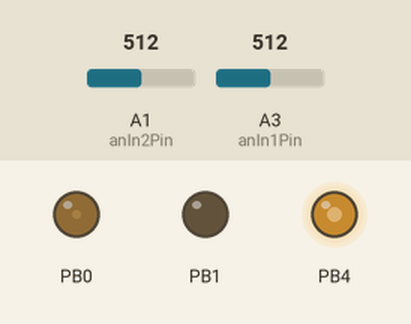
Simulated run of this sketch. Board: ATtiny85, built with avr-gcc and run on an emulated ATtiny85. Parts: output pins drawn as LEDs (lit = HIGH). Inputs (shaded band) come from the test bench; at power-on: A3 (anIn1Pin) = 512, A1 (anIn2Pin) = 512. Random numbers use the default seed unless the sketch sets one.

Above: at 1.2 s.
1.3 s: A3 (anIn1Pin) set to 190
At 2.86 s:
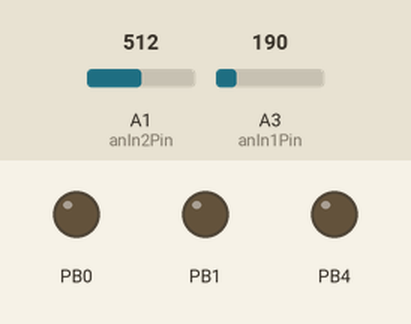
4.3 s: A1 (anIn2Pin) set to 716
At 4.52 s:
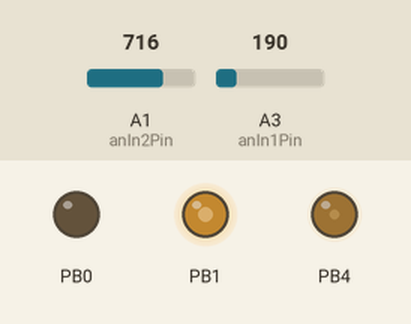
7.3 s: A3 (anIn1Pin) set to 210
10.3 s: A3 (anIn1Pin) set to 511
At 10.45 s:
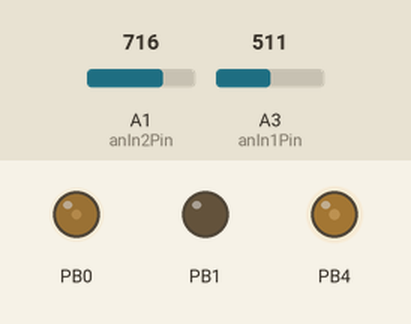
13.3 s: A1 (anIn2Pin) set to 511
At 13.5 s:
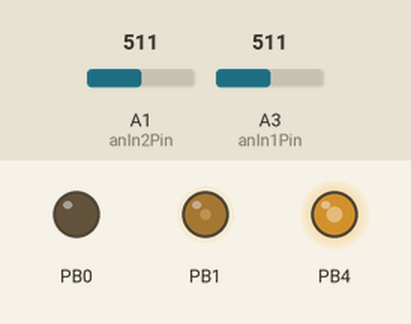
16.3 s: A3 (anIn1Pin) set to 900
Timing chart, 0 to 22.4 s (numbered marks = the images above; inputs shaded):
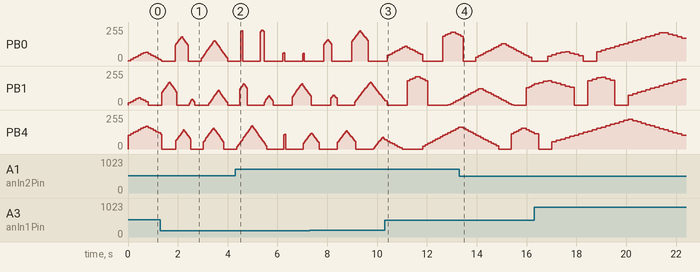

The sketch:

PWMTwinkle_ATTiny85.ino
```cpp
//This code is used to test creating the star twinkle effect
//by varying the LED intensity.
//It is intended to run on an ATTiny85
//It will create a twinkling effect for 3 LEDs.
//PWM outputs are on physical pin 3,2, and 7
//The twinkling effect can be modified by two analog inputs connected to potentiometers.

//Circuit:
//PWM pin -> 270 Ohm resistor -> LED -> Ground
//Potentiometer
//5V->potentiometer
//Wipter->Analog 0
//Gnd->potentiometer

#define NUM_LED 3 //Set the total number of LEDs

byte pwmPinArray[NUM_LED];
byte maxIntenArray[NUM_LED];
byte minIntenArray[NUM_LED];
int fadeStepArray[NUM_LED];
int currIntenArray[NUM_LED];
int currDelayValArray[NUM_LED];
int delayValArray[NUM_LED];
byte minIntenThresh = 40;   //Never let the random value for maxInten be below this value.
//Input 1: controls the speed of the fade in/out
//A lower value will be more blinky, a higher value will be more of a fading flame
//Note: A2 = physical pin 3, A3 = physical pin 2, A1 = phsical pin 7
byte anIn1Pin = A3; //analog input pin used to read value of potentiometer
int minScaleVal = 10;
int maxScaleVal = 1000;
int delayValMin = 1;
int delayValMax = 200;
int delayValScaled;
long delayValIn;
//Input 2: controls the delay between each fade in/out
//A higher value will be used for something like fireflies effect. Since
//they will not always be lit up.
//The sequence is: fade in->fade out->wait x milliseconds->fade in->fade out->wait x milliseconds->repeat
//the value of x is set by this input.
//Note: A2 = physical pin 3, A3 = physical pin 2, A1 = phsical pin 7
byte anIn2Pin = A1; //analog input pin used to read value of potentiometer
int minScaleVal2 = 10;
int maxScaleVal2 = 1000;
int delayValMin2 = 0;
int delayValMax2 = 1000;
int delayValScaled2;
long delayValIn2;


void setup()
{
  //Initialize the random sequence. This is using the Reset pin, which is unconnected
  randomSeed(analogRead(A0));

  pinMode(anIn1Pin, INPUT);
  pinMode(anIn2Pin, INPUT);
  //LED pins. NOTE: These are specified by the IO pin numbers.
  //IO Number    ->   Physical pin number
  //    0        ->      5
  //    1        ->      6
  //    4        ->      3
  pwmPinArray[0]=0;
  pwmPinArray[1]=1;
  pwmPinArray[2]=4;
  //Initializations that can be repeated for each LED
  for(int i=0;i<NUM_LED;i++)
  {
    pinMode(pwmPinArray[i], OUTPUT);
    //Initialize intensity
    maxIntenArray[i] = random(minIntenThresh,255);
    minIntenArray[i] = random(0,maxIntenArray[i]);
    currIntenArray[i]=minIntenArray[i];
    currDelayValArray[i]=0;
    delayValArray[i]=0;
  }
  //Fade step, this might be the same value for all LEDs
  fadeStepArray[0] = 10;
  fadeStepArray[1] = 10;
  fadeStepArray[2] = 10;
}

void loop()
{
  //Get the value used to set the delay between intensity updates.
  delayValIn = analogRead(anIn1Pin);  //Note: I am using long type to force the scaling calculation to use long.
  if(delayValIn<minScaleVal)
    delayValIn=minScaleVal;
  if(delayValIn>maxScaleVal)
    delayValIn = maxScaleVal;
  //Scale the value
  delayValScaled = delayValMin + ((delayValIn-minScaleVal)*(delayValMax-delayValMin))/(float)(maxScaleVal-minScaleVal);

  //Get the value used to set the delay between fades.
  delayValIn2 = analogRead(anIn2Pin);  //Note: I am using long type to force the scaling calculation to use long.
  if(delayValIn2<minScaleVal2)
    delayValIn2=minScaleVal2;
  if(delayValIn2>maxScaleVal2)
    delayValIn2 = maxScaleVal2;
  //Scale the value
  delayValScaled2 = delayValMin2 + ((delayValIn2-minScaleVal2)*(delayValMax2-delayValMin2))/(float)(maxScaleVal2-minScaleVal2);
  //Serial.print("delayValScaled2 = ");
  //Serial.println(delayValScaled2);

  for(int i=0;i<NUM_LED;i++)
  {
    //This is the gap between fade in/outs.
    //During this time the LED will be off.
    if(currDelayValArray[i]<delayValArray[i])
    {
      currDelayValArray[i]=currDelayValArray[i]+delayValScaled;
      analogWrite(pwmPinArray[i], 0);  //Set to 0
      continue;
    }
    //Begin the fade in/out
    //Set value
    analogWrite(pwmPinArray[i], currIntenArray[i]);
    //Fade (in or out depending on the value of fadeStep
    currIntenArray[i] = currIntenArray[i] + fadeStepArray[i];
    //Check if we reached the max or min intensity value
    if(currIntenArray[i]<minIntenArray[i])
    {
      //We have reached the end of a fade in/out.
      fadeStepArray[i] = fadeStepArray[i]*-1;  //reverse the fade
      //Change the intensity range
      maxIntenArray[i] =random(minIntenThresh,255);
      minIntenArray[i] = random(0,maxIntenArray[i]);
      currIntenArray[i]=minIntenArray[i];
      //Reset the delay value used between fade in/outs
      //Allow the delay time to vary by +-10%
      //This should add some more variance into the pattern.
      int varAmt = (int)(delayValScaled2*0.1);
      delayValArray[i] = random(delayValScaled2-varAmt,delayValScaled2+varAmt);
      currDelayValArray[i] = 0;
    }
    else if(currIntenArray[i]>maxIntenArray[i])
    {
      //We have reached the end of a fade in. Now begin the fade out.
      //Serial.println("max reached");
      fadeStepArray[i] = fadeStepArray[i]*-1;  //reverse the fade
      currIntenArray[i]=maxIntenArray[i];
    }
  }

  delay(delayValScaled);

  /*
  delayValIn = analogRead(anIn1Pin);  //Note: I am using long type to force the scaling calculation to use long.
  if(delayValIn<minScaleVal)
    delayValIn=minScaleVal;
  if(delayValIn>maxScaleVal)
    delayValIn = maxScaleVal;

  //Scale the value
  int delayValScaled = delayValMin + ((delayValIn-minScaleVal)*(delayValMax-delayValMin))/(float)(maxScaleVal-minScaleVal);

  //fade in
  for(int i=minInten1;i<maxInten1;i+=fadeStep1)
  {
    analogWrite(pwm1Pin, i);
    delay(delayValScaled);
  }

  //fade out
  for(int i=maxInten1;i<minInten1;i-=fadeStep1)
  {
    analogWrite(pwm1Pin, i);
    delay(delayValScaled);
  }

  maxInten1 =random(0,255);
  minInten1 = random(0,maxInten1);
  */
}
```
